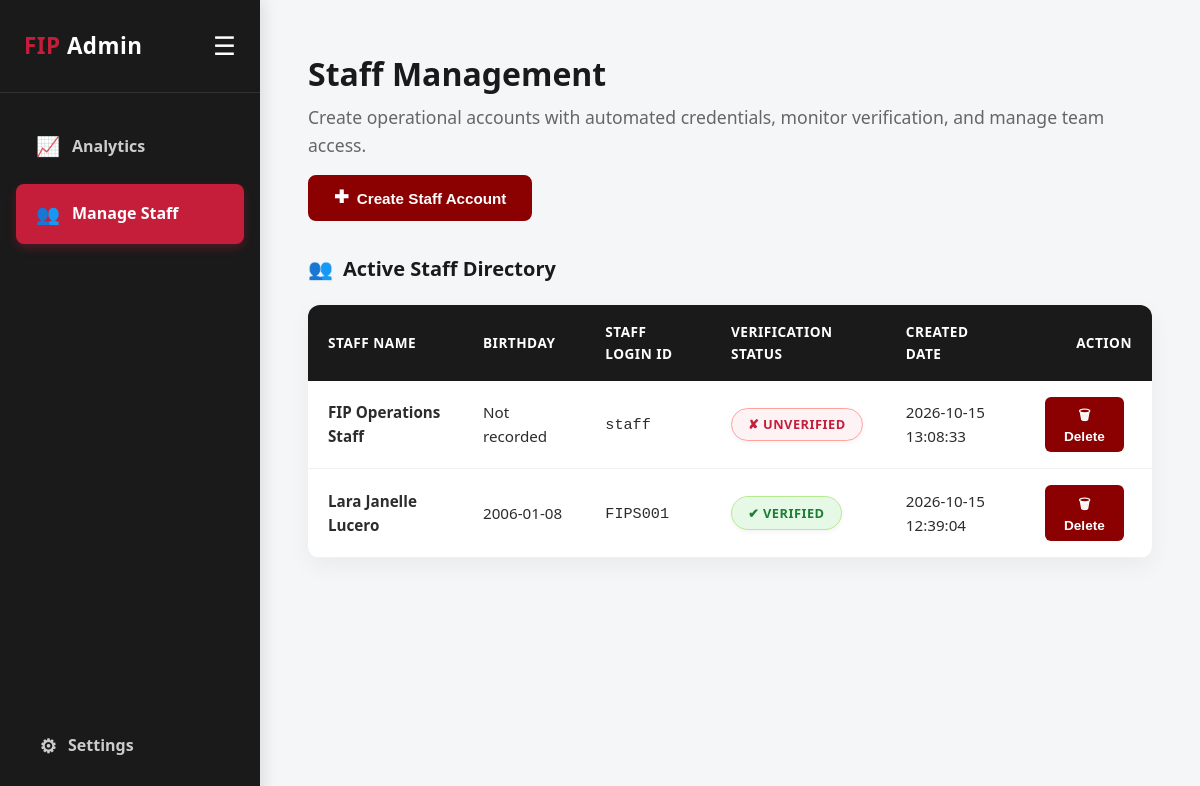
Page /manage-staff (signed in) on the committed database.
### tables this page shows
CREATE TABLE fip_team (
            id            INTEGER PRIMARY KEY AUTOINCREMENT,
            username      TEXT    UNIQUE NOT NULL,
            password_hash TEXT    NOT NULL,
            full_name     TEXT    NOT NULL,
            role          TEXT    NOT NULL DEFAULT 'staff',
            created_at    TEXT    NOT NULL
        , id_file_path TEXT, id_type TEXT, verification_status TEXT NOT NULL DEFAULT 'Unverified', selfie_file_path TEXT, first_name TEXT, middle_name TEXT, last_name TEXT, birthday TEXT);

### app.py (the view, shortened to what this page needs)
@app.route("/admin/manage-staff", methods=["GET", "POST"])
@app.route("/manage-staff", methods=["GET", "POST"])
@login_required
@admin_required
def manage_staff():
    db = get_db()
    new_staff_info = session.pop("latest_created_staff", None)
    staff_members = db.execute(
        "SELECT id, username, full_name, first_name, middle_name, last_name, birthday, role, id_file_path, verification_status, created_at FROM fip_team WHERE role = 'staff' ORDER BY created_at DESC"
    ).fetchall()
    return render_template("manage_staff.html",
                           active_tab="manage_staff",
                           staff_members=staff_members,
                           new_staff_info=new_staff_info)

### app.py (called while the page is built)
def get_db():
    if "db" not in g:
        g.db = sqlite3.connect(DATABASE)
        g.db.row_factory = sqlite3.Row
        g.db.execute("PRAGMA journal_mode=WAL")
    return g.db

def login_required(f):
    @wraps(f)
    def decorated(*args, **kwargs):
        if "team_user_id" not in session and "user_id" not in session:
            flash("Please log in to access this page.", "error")
            return redirect(url_for("login"))
        return f(*args, **kwargs)
    return decorated

def admin_required(f):
    @wraps(f)
    def decorated(*args, **kwargs):
        if "team_user_id" not in session and "user_id" not in session:
            flash("Please log in to access this page.", "error")
            return redirect(url_for("login"))
        role = session.get("role") or session.get("team_role")
        if role != "admin":
            flash("Access denied. Admin privileges required.", "error")
            return redirect(url_for("staff_dashboard"))
        return f(*args, **kwargs)
    return decorated

### templates/manage_staff.html (shortened to what this page needs)
{% extends "admin_base.html" %}
{% block content %}
    <div style="display: flex; justify-content: space-between; align-items: flex-start; margin-bottom: 2rem; flex-wrap: wrap; gap: 1rem;">
        <div>
            <h2 class="section-title" style="text-align: left; margin-bottom: 0.25rem;">Staff Management</h2>
            <p class="section-subtitle" style="text-align: left; margin-bottom: 0;">Create operational accounts with automated credentials, monitor verification, and manage team access.</p>
        </div>
        <div>
            <button type="button" class="btn btn-primary" onclick="openStaffModal()" style="display: inline-flex; align-items: center; gap: 8px; padding: 0.75rem 1.5rem; font-size: 0.95rem;">
                <span style="font-size: 1.1rem; line-height: 1;">&#10010;</span> Create Staff Account
            </button>
        </div>
    </div>
    <div style="margin-bottom: 3rem;">
        <h3 style="margin-top: 0; margin-bottom: 1.25rem; color: #1a1a1a; display: flex; align-items: center; gap: 10px; font-size: 1.25rem;">
            <span>&#128101;</span> Active Staff Directory
        </h3>
        {% if staff_members %}
        <div class="table-wrapper">
            <table class="data-table">
                <thead>
                    <tr>
                        <th>Staff Name</th>
                        <th>Birthday</th>
                        <th>Staff Login ID</th>
                        <th>Verification Status</th>
                        <th>Created Date</th>
                        <th style="text-align: right;">Action</th>
                    </tr>
                </thead>
                <tbody>
                    {% for staff in staff_members %}
                    <tr>
                        <td>
                            <strong>{{ staff.full_name }}</strong>
                        </td>
                        <td>
                            {{ staff.birthday or 'Not recorded' }}
                        </td>
                        <td>
                            <code>{{ staff.username }}</code>
                        </td>
                        <td>
                            {% if staff.verification_status == 'Verified' %}
                                <span class="status-badge status-approved">&#10004; Verified</span>
                            {% elif staff.verification_status == 'Pending Verification' %}
                                <span class="status-badge status-pending">&#9203; Pending</span>
                            {% else %}
                                <span class="status-badge status-declined">&#10008; Unverified</span>
                            {% endif %}
                        </td>
                        <td>
                            {{ staff.created_at }}
                        </td>
                        <td style="text-align: right;">
                            <form method="POST" action="{{ url_for('delete_staff', user_id=staff.id) }}" class="inline-form" onsubmit="return confirm('Are you sure you want to delete staff account {{ staff.username }}?');">
                                <button type="submit" class="btn btn-decline btn-sm" title="Remove staff member">
                                    &#128465; Delete
                                </button>
                            </form>
                        </td>
                    </tr>
                    {% endfor %}
                </tbody>
            </table>
        </div>
        {% else %}
        <div class="empty-state">
            <div class="empty-icon">&#128101;</div>
            <p>No staff accounts registered yet.</p>
            <p style="font-size: 0.9rem; color: #777;">Click the "+ Create Staff Account" button above to generate your first operational staff account.</p>
        </div>
        {% endif %}
    </div>
{% endblock %}

### static/css/style.css (style rules this page uses)
*, *::before, *::after { margin: 0; padding: 0; box-sizing: border-box; }
html { scroll-behavior: smooth; }
body { font-family: 'Segoe UI', Tahoma, Geneva, Verdana, sans-serif; background-color: #f8f9fa; color: #2c2c2c; line-height: 1.6; min-height: 100vh; display: flex; flex-direction: column; }
.section-title { text-align: center; font-size: 2rem; margin-bottom: 0.5rem; color: #1a1a1a; font-weight: 700; }
.section-subtitle { text-align: center; color: #666; margin-bottom: 3rem; font-size: 1.1rem; }
.btn { display: inline-block; padding: 0.75rem 1.75rem; border-radius: 8px; font-size: 1rem; font-weight: 600; cursor: pointer; border: 2px solid transparent; transition: all 0.3s ease; text-align: center; }
.btn-primary { background-color: #8B0000; color: #fff; border-color: #8B0000; }
.btn-sm { padding: 0.4rem 0.85rem; font-size: 0.85rem; border-radius: 6px; }
.btn-decline { background-color: #8B0000; color: #fff; }
.admin-body { background-color: #f4f6f8; margin: 0; padding: 0; }
.status-badge { display: inline-block; padding: 0.35rem 1rem; border-radius: 20px; font-size: 0.8rem; font-weight: 800; text-transform: uppercase; letter-spacing: 0.5px; box-shadow: 0 2px 5px rgba(0,0,0,0.05); }
.status-approved { background-color: #e6f9e6; color: #1e7e34; border: 1px solid #b7eb8f; }
.status-declined { background-color: #fdf3f4; color: #c41e3a; border: 1px solid #ffa39e; }
.table-wrapper { overflow-x: auto; background: #fff; border-radius: 12px; border: none; box-shadow: 0 8px 25px rgba(0,0,0,0.05); }
.data-table { width: 100%; border-collapse: collapse; font-size: 0.95rem; }
.data-table thead { background-color: #1a1a1a; color: #fff; }
.data-table th { padding: 1rem 1.25rem; text-align: left; font-weight: 700; font-size: 0.85rem; text-transform: uppercase; letter-spacing: 0.5px; }
.data-table td { padding: 1rem 1.25rem; border-bottom: 1px solid #f0f0f0; vertical-align: middle; }
.inline-form { display: inline-block; margin-right: 0.5rem; }

### rows in the picture
fip_team: full_name "FIP Operations Staff", birthday "Not recorded", username "staff", verification_status "✘ UNVERIFIED", created_at "2026-10-15 13:08:33"
fip_team: full_name "Lara Janelle Lucero", birthday "2006-01-08", username "FIPS001", verification_status "✔ VERIFIED", created_at "2026-10-15 12:39:04"
